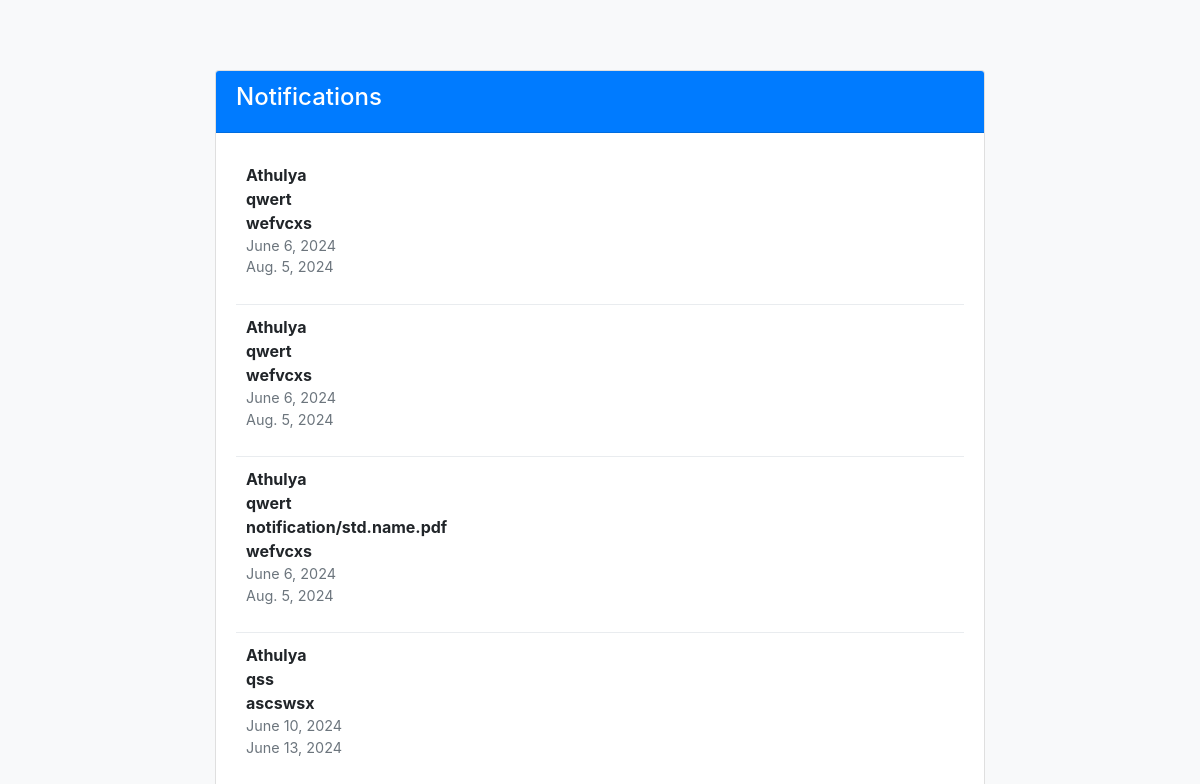
Screenshot of /adminapp/viewnotificatio/ with the database file from the repository.
### adminapp/models.py (models this page shows, shortened)
class notifications(models.Model):
    teacher_name = models.ForeignKey(Teacher,on_delete=models.CASCADE,null=True, blank=True)
    title = models.CharField(max_length = 255)
    notification_details = models.TextField(max_length=255)
    document = models.FileField(upload_to='notification/',null=True, blank=True)
    posted_date = models.DateField()
    expire_date  = models.DateField()

### studentapp/models.py (models this page shows)
class Teacher(models.Model):
    username = models.CharField(max_length=100,null=True)
    password = models.CharField(max_length=100,null=True)
    name = models.CharField(max_length=55)
    batches = models.ManyToManyField(Batch, related_name="teachers")
    courses = models.ManyToManyField(Course, related_name="teachers")
    email = models.EmailField(max_length=34,blank=False)
    def __str__(self):
        return self.name

### adminapp/views.py (the view)
# urls.py: path('viewnotificatio/',viewnotificatio.as_view(), name = 'viewnotificatio'),
class viewnotificatio(View):
    def get(self,request):
        item = notifications.objects.all()
        form = notificationForm()
        return render(request,'viewnotificatio.html',{'form':form,'item':item})

### adminapp/templates/viewnotificatio.html (shortened to what this page needs)
<!DOCTYPE html>
<html lang="en">
<head>
    <link href="https://maxcdn.bootstrapcdn.com/bootstrap/4.5.2/css/bootstrap.min.css" rel="stylesheet">
</head>
<body>
<div class="container">
    <div class="card">
        <div class="card-header">
            <h4>Notifications</h4>
        </div>
        <div class="card-body">
            {% if item %}
                {% for notification in item %}
                    <div class="notification-item">
                        <div class="notification-title">{{ notification.teacher_name }}</div>
                        <div class="notification-title">{{ notification.title}}</div>
                        <div class="notification-title">{{ notification.document}}</div>
                        <div class="notification-title">{{ notification.notification_details}}</div>
                        <div class="notification-date">{{ notification.posted_date }}</div>
                        <div class="notification-date">{{ notification.expire_date }}</div>
                    </div>
                {% endfor %}
            {% else %}
                <p>No notifications available.</p>
            {% endif %}
        </div>
    </div>
</div>
</body>
</html>

### adminapp/templates/viewnotificatio.html (style rules this page uses)
body { padding-top: 50px; background-color: #f8f9fa; }
.container { max-width: 800px; }
.card { margin-top: 20px; }
.card-header { background-color: #007bff; color: white; }
.notification-item { padding: 10px; border-bottom: 1px solid #e9ecef; }
.notification-item:last-child { border-bottom: none; }
.notification-title { font-weight: bold; }
.notification-date { font-size: 0.9em; color: #6c757d; }

### rows the page displays
notifications: teacher_name "Athulya", title "qwert", notification_details "wefvcxs", posted_date "June 6, 2024", expire_date "Aug. 5, 2024"
notifications: teacher_name "Athulya", title "qwert", notification_details "wefvcxs", posted_date "June 6, 2024", expire_date "Aug. 5, 2024"
notifications: teacher_name "Athulya", title "qwert", document "notification/std.name.pdf", notification_details "wefvcxs", posted_date "June 6, 2024", expire_date "Aug. 5, 2024"
notifications: teacher_name "Athulya", title "qss", notification_details "ascswsx", posted_date "June 10, 2024", expire_date "June 13, 2024"
